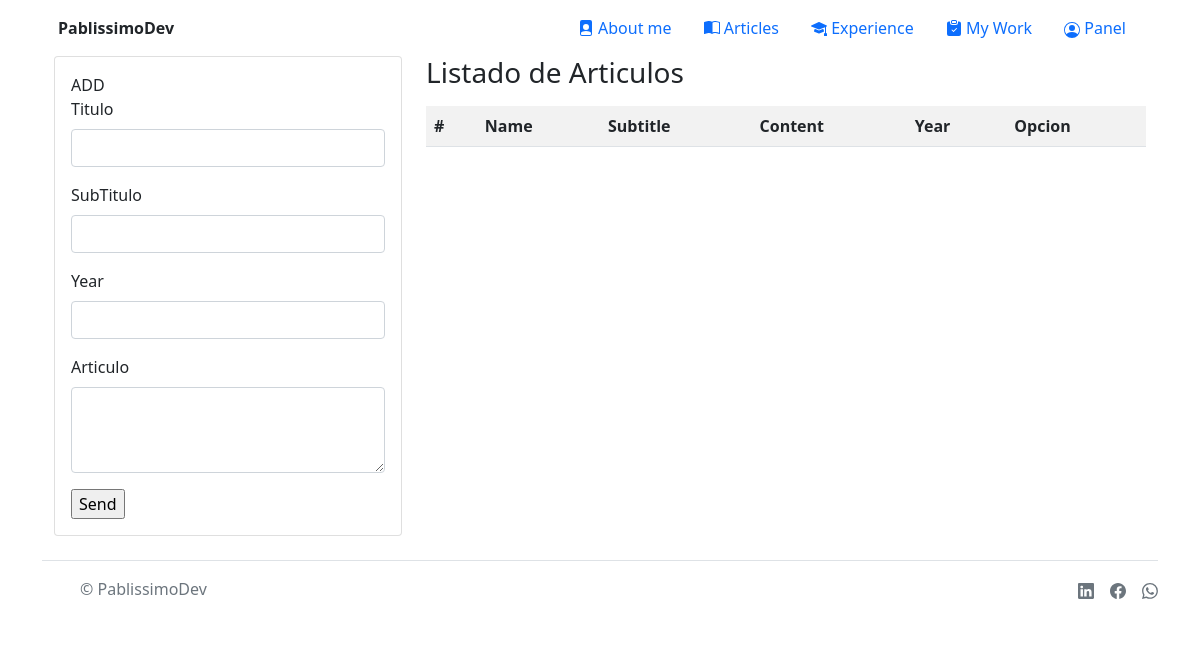
The app's page /menu/form_articles/ (signed in), older data.
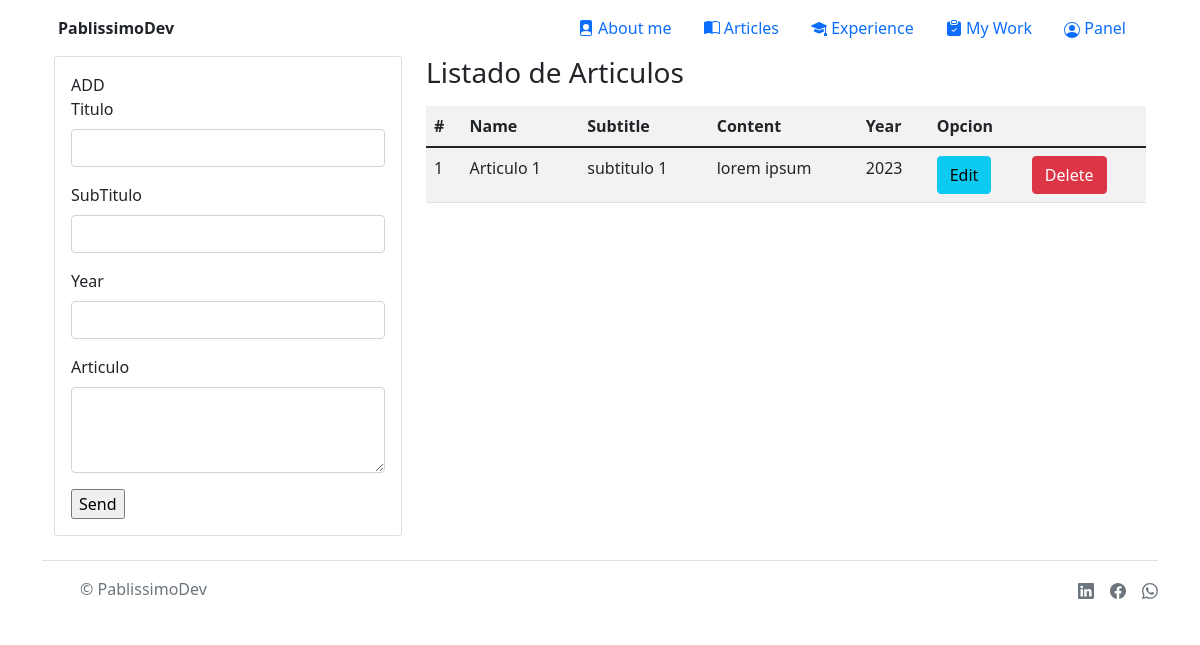
The same page, newer data.
### core/models.py (models this page shows, shortened)
class Article(models.Model):
    articles_name = models.CharField(max_length=80)
    articles_subname = models.CharField(max_length=100)
    articles_text = models.TextField()
    articles_year = models.IntegerField(max_length=4)

### core/views.py (the view)
# urls.py: path('menu/form_articles/', views.form_articles, name="FormArticles"),
@login_required
def form_articles(request):
    articles_list = Article.objects.all()
    return render(request, "form_articles.html", {"articles_list": articles_list})

### app/templates/form_articles.html (shortened to what this page needs)
{% extends 'base.html' %}
{% load static %}
{% block main %}
<div class="container">
    <div class="row">
      <div class="col-sm-12 col-md-6 col-lg-4 col-xl-4">
      <div class="card">
        <div class="card-body">
          <form action="/menu/add_article/" method="POST">
            ADD
            <div class="mb-3">
                <label for="exampleFormControlInput1" class="form-label">Titulo</label>
                <input type="text" class="form-control" id="exampleFormControlInput1" name="articles_name">
              </div>
              <div class="mb-3">
                <label for="exampleFormControlInput2" class="form-label">SubTitulo</label>
                <input type="text" class="form-control" id="exampleFormControlInput2" name="articles_subname">
              </div>
              <div class="mb-3">
                <label for="exampleFormControlInput3" class="form-label">Year</label>
                <input type="number" class="form-control" id="exampleFormControlInput3" name="articles_year">
              </div>
              <div class="mb-3">
                <label for="exampleFormControlTextarea1" class="form-label">Articulo</label>
                <textarea class="form-control" id="exampleFormControlTextarea1" rows="3" name="articles_text"></textarea>
              </div>
              <input type="submit" value="Send">
          </form>
        </div>
      </div>
    </div>
    <div class="col-sm-12 col-md-6 col-lg-8 col-xl-8">
      <h3>Listado de Articulos</h3>
          <div class="table-responsive py-2">
            <table class="table table-striped">
              <tr>
                <th>#</th>
                <th>Name</th>
                <th>Subtitle</th>
                <th>Content</th>
                <th>Year</th>
                <th colspan="2">Opcion</th>
            </tr>
            <tbody>
              {% for item in articles_list %}
              <tr>
              <td>{{item.id}}</td>
              <td>{{item.articles_name}}</td>
              <td>{{item.articles_subname}}</td>
              <td>{{item.articles_text}}</td>
              <td>{{item.articles_year}}</td>
              <td><a href="/menu/edit_article/{{item.id}}" class="btn btn-info">Edit</a></td>
              <td><a href="/menu/delete_article/{{item.id}}" class="btn btn-danger btnEliminacion">Delete</a></td>
              </tr>
              {% endfor %}
            </tbody>
            </table>
          </div>
    </div>
  </div>
</div>
{% endblock main %}

Row changes from the older to the newer data that the page shows:
added Article: id "1", articles_name "Articulo 1", articles_subname "subtitulo 1", articles_text "lorem ipsum", articles_year "2023"
